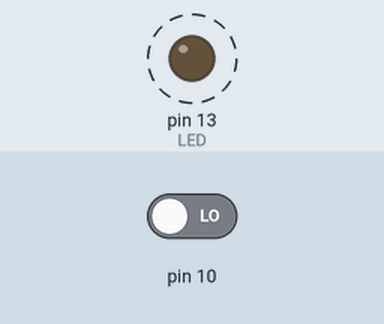
A sketch run on a simulated Arduino Uno, built with avr-gcc and run on an emulated ATmega328P. Shown: output pins drawn as LEDs (lit = HIGH). Dashed ring = blinking. Inputs (shaded band) come from the test bench; at power-on: pin 10 LOW. Pins used as bus, display or sensor lines are not drawn; what the sketch prints to the serial monitor is not drawn.

Above: at 0.8 s.
Timing chart, 0 to 3.1 s (numbered marks = the images above):
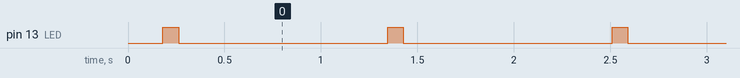

Measured:
- by itself, pin 13 (LED): alternates HIGH for 0.08 s and LOW for 1.1 s

The sketch:

TCS3200.ino
```cpp
/*
reibot.org
Demo program for TCS3200 from parallax and the parallax daughterboard
Call detectColor(out) where 'out' is pinC on the daughterboard. The detectColor will return a 0 if there is nothing color in front of sensor,
1 if red is in front, 2 if blue is in front, or 3 if blue is in front. You can comment out all the serial.print.
If you're tight on pins, remove the taosMode(int) method and all references to it. Remove pins from the TCS3200setup too.
If these wires are disconnected the TCS3200 will run on the highest frequency due to internal pullup resistors on S0 and S1
If you have multiple TCS3200 you may tie all the pins together except the outputs (pinC). Then just use detectColor(TCS3200's output) to
detect color on the selected TCS3200's output pin.
7/6/2011 works on arduino 0022
Taos pins connect to arduino pins 8-13. There is no order and should work on any digital i/o
*/
int S0 = 8;//pinB
int S1 = 9;//pinA
int S2 = 12;//pinE
int S3 = 11;//pinF
int out = 10;//pinC
int LED = 13;//pinD
void setup() {
TCS3200setup();
Serial.begin(115200);
Serial.print("\n\n\nready\n\n\n");
delay(100);
}
void loop() {
Serial.print(detectColor(out));
Serial.print("\n\n\n");
delay(1000);
}
int detectColor(int taosOutPin){
//isPresentTolerance will need to be something small if used in high light environment, large if used in dark environment.
//the color detection will work either way, but the larger isPresentTolerance is, the closer the object will need to be in front of sensor
double isPresentTolerance = 5;
double isPresent = colorRead(taosOutPin,0,0)/colorRead(taosOutPin,0,1);//number gets large when something is in front of sensor.
Serial.print("isPresent:");
Serial.println(isPresent,2);
Serial.print("isPresentTolerance currently set to:");
Serial.println(isPresentTolerance,2);
if(isPresent < isPresentTolerance){
Serial.println("nothing is in front of sensor");
return 0;
}
double red,blue,green;
double white = colorRead(taosOutPin,0,1);
red = white/colorRead(taosOutPin,1,1);
blue = white/colorRead(taosOutPin,2,1);
green = white/colorRead(taosOutPin,3,1);
Serial.print("red");
Serial.println(red);
Serial.print("blue");
Serial.println(blue);
Serial.print("green");
Serial.println(green);
if(red > blue && red > green){
Serial.println("red is in front");
return 1;
}
if(blue > green && blue > red){
Serial.println("blue is in front");
return 2;
}
if(green > blue && green > red){
Serial.println("green is in front");
return 3;
}
}
/*
This method will return the pulseIn reading of the selected color.
Since frequency is proportional to light intensity of the selected color filter,
the smaller pulseIn is, the more light there is of the selected color filter.
It will turn on the sensor at the start taosMode(1), and it will power off the sensor at the end taosMode(0)
color: 0=white, 1=red, 2=blue, 3=green
if LEDstate is 0, LED will be off. 1 and the LED will be on.
taosOutPin is the ouput of the TCS3200. If you have multiple TCS3200, all wires can be combined except the out pin
*/
double colorRead(int taosOutPin, int color, boolean LEDstate){
//make sure that the pin is set to input
pinMode(taosOutPin, INPUT);
//turn on sensor with highest frequency setting
taosMode(1);
//delay to let the sensor sit before taking a reading. Should be very small with this sensor
int sensorDelay = 1;
//set the pins to select the color
if(color == 0){//white
digitalWrite(S3, LOW); //S3
digitalWrite(S2, HIGH); //S2
// Serial.print(" w");
}else if(color == 1){//red
digitalWrite(S3, LOW); //S3
digitalWrite(S2, LOW); //S2
// Serial.print(" r");
}else if(color == 2){//blue
digitalWrite(S3, HIGH); //S3
digitalWrite(S2, LOW); //S2
// Serial.print(" b");
}else if(color == 3){//green
digitalWrite(S3, HIGH); //S3
digitalWrite(S2, HIGH); //S2
// Serial.print(" g");
}
double readPulse;
if(LEDstate == 0){
digitalWrite(LED, LOW);
}
if(LEDstate == 1){
digitalWrite(LED, HIGH);
}
delay(sensorDelay);
readPulse = pulseIn(taosOutPin, LOW, 80000);
//if the pulseIn times out, it returns 0 and that throws off numbers. just cap it at 80k if it happens
if(readPulse < .1){
readPulse = 80000;
}
//turn off color sensor and white LED to save power
taosMode(0);
return readPulse;
}
//setting mode to zero will put taos into low power mode. taosMode(0);
void taosMode(int mode){
if(mode == 0){
//power OFF
digitalWrite(LED, LOW);
digitalWrite(S0, LOW); //S0
digitalWrite(S1, LOW); //S1
// Serial.println("mOFFm");
}else if(mode == 1){
//this will put in 1:1
digitalWrite(S0, HIGH); //S0
digitalWrite(S1, HIGH); //S1
// Serial.println("m1:1m");
}else if(mode == 2){
//this will put in 1:5
digitalWrite(S0, HIGH); //S0
digitalWrite(S1, LOW); //S1
//Serial.println("m1:5m");
}else if(mode == 3){
//this will put in 1:50
digitalWrite(S0, LOW); //S0
digitalWrite(S1, HIGH); //S1
//Serial.println("m1:50m");
}
return;
}
void TCS3200setup(){
//initialize pins
pinMode(LED,OUTPUT); //LED pinD
//color mode selection
pinMode(S2,OUTPUT); //S2 pinE
pinMode(S3,OUTPUT); //s3 pinF
//color response pin (only actual input from taos)
//pinMode(out, INPUT); //out pinC
//communication freq output divider
pinMode(S0,OUTPUT); //S0 pinB
pinMode(S1,OUTPUT); //S1 pinA
return;
}
```
